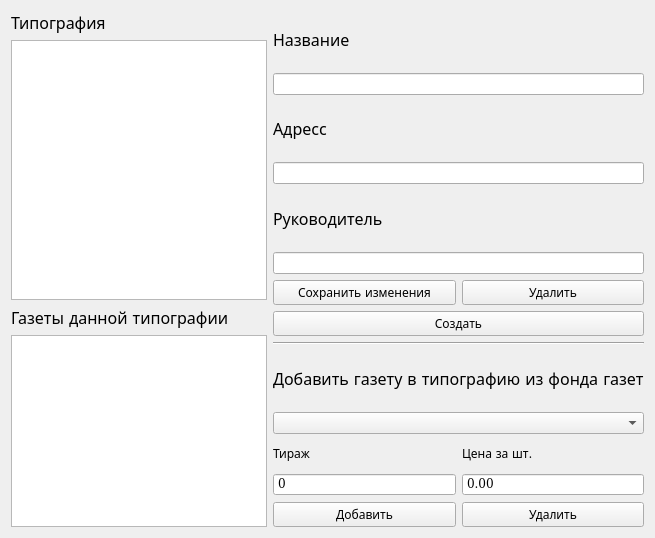
        <widget class="QWidget" name="printing_houses">
         <attribute name="title">
          <string>Типография</string>
         </attribute>
         <layout class="QFormLayout" name="formLayout_2">
          <item row="0" column="1">
           <layout class="QVBoxLayout" name="verticalLayout_14">
            <item>
             <widget class="QLabel" name="label_16">
              <property name="font">
               <font>
                <family>DejaVu Math TeX Gyre</family>
                <pointsize>12</pointsize>
                <italic>false</italic>
                <underline>false</underline>
                <strikeout>false</strikeout>
               </font>
              </property>
              <property name="text">
               <string>Название</string>
              </property>
              <property name="textFormat">
               <enum>Qt::TextFormat::MarkdownText</enum>
              </property>
             </widget>
            </item>
            <item>
             <widget class="QLineEdit" name="printing_house_title">
              <property name="font">
               <font>
                <family>DejaVu Math TeX Gyre</family>
               </font>
              </property>
             </widget>
            </item>
            <item>
             <widget class="QLabel" name="label_17">
              <property name="font">
               <font>
                <family>DejaVu Math TeX Gyre</family>
                <pointsize>12</pointsize>
                <italic>false</italic>
                <underline>false</underline>
                <strikeout>false</strikeout>
               </font>
              </property>
              <property name="text">
               <string>Адресс</string>
              </property>
              <property name="textFormat">
               <enum>Qt::TextFormat::MarkdownText</enum>
              </property>
             </widget>
            </item>
            <item>
             <widget class="QLineEdit" name="printing_house_address">
              <property name="font">
               <font>
                <family>DejaVu Math TeX Gyre</family>
               </font>
              </property>
             </widget>
            </item>
            <item>
             <widget class="QLabel" name="label_18">
              <property name="font">
               <font>
                <family>DejaVu Math TeX Gyre</family>
                <pointsize>12</pointsize>
                <italic>false</italic>
                <underline>false</underline>
                <strikeout>false</strikeout>
               </font>
              </property>
              <property name="text">
               <string>Руководитель</string>
              </property>
              <property name="textFormat">
               <enum>Qt::TextFormat::MarkdownText</enum>
              </property>
             </widget>
            </item>
            <item>
             <widget class="QLineEdit" name="printing_house_boss">
              <property name="font">
               <font>
                <family>DejaVu Math TeX Gyre</family>
               </font>
              </property>
             </widget>
            </item>
            <item>
             <layout class="QVBoxLayout" name="verticalLayout_9">
              <item>
               <layout class="QHBoxLayout" name="horizontalLayout_13">
                <item>
                 <widget class="QPushButton" name="printing_house_save">
                  <property name="font">
                   <font>
                    <family>DejaVu Math TeX Gyre</family>
                   </font>
                  </property>
                  <property name="text">
                   <string>Сохранить изменения</string>
                  </property>
                 </widget>
                </item>
                <item>
                 <widget class="QPushButton" name="printing_house_del">
                  <property name="font">
                   <font>
                    <family>DejaVu Math TeX Gyre</family>
                   </font>
                  </property>
                  <property name="text">
                   <string>Удалить</string>
                  </property>
                 </widget>
                </item>
               </layout>
              </item>
              <item>
               <widget class="QPushButton" name="printing_house_add">
                <property name="font">
                 <font>
                  <family>DejaVu Math TeX Gyre</family>
                 </font>
                </property>
                <property name="text">
                 <string>Создать</string>
                </property>
               </widget>
              </item>
             </layout>
            </item>
            <item>
             <widget class="Line" name="line_2">
              <property name="font">
               <font>
                <family>DejaVu Math TeX Gyre</family>
               </font>
              </property>
              <property name="orientation">
               <enum>Qt::Orientation::Horizontal</enum>
              </property>
             </widget>
            </item>
            <item>
             <widget class="QLabel" name="label_19">
              <property name="font">
               <font>
                <family>DejaVu Math TeX Gyre</family>
                <pointsize>12</pointsize>
                <italic>false</italic>
                <underline>false</underline>
                <strikeout>false</strikeout>
               </font>
              </property>
              <property name="text">
               <string>Добавить газету в типографию из фонда газет</string>
              </property>
              <property name="textFormat">
               <enum>Qt::TextFormat::MarkdownText</enum>
              </property>
             </widget>
            </item>
            <item>
             <widget class="QComboBox" name="newspapers_per_printing_house">
              <property name="font">
               <font>
                <family>DejaVu Math TeX Gyre</family>
               </font>
              </property>
             </widget>
            </item>
            <item>
             <layout class="QHBoxLayout" name="horizontalLayout_10">
              <item>
               <layout class="QVBoxLayout" name="verticalLayout_6">
                <item>
                 <widget class="QLabel" name="label_12">
                  <property name="font">
                   <font>
                    <family>DejaVu Math TeX Gyre</family>
                   </font>
                  </property>
                  <property name="text">
                   <string>Тираж</string>
                  </property>
                 </widget>
                </item>
                <item>
                 <widget class="QSpinBox" name="newspapers_count_per_printing_house">
                  <property name="font">
                   <font>
                    <family>DejaVu Math TeX Gyre</family>
                   </font>
                  </property>
                  <property name="buttonSymbols">
                   <enum>QAbstractSpinBox::ButtonSymbols::NoButtons</enum>
                  </property>
                  <property name="maximum">
                   <number>1000000</number>
                  </property>
                 </widget>
                </item>
               </layout>
              </item>
              <item>
               <layout class="QVBoxLayout" name="verticalLayout_8">
                <item>
                 <widget class="QLabel" name="label_13">
                  <property name="font">
                   <font>
                    <family>DejaVu Math TeX Gyre</family>
                   </font>
                  </property>
                  <property name="text">
                   <string>Цена за шт.</string>
                  </property>
                 </widget>
                </item>
                <item>
                 <widget class="QDoubleSpinBox" name="newspapers_price_per_printing_house">
                  <property name="font">
                   <font>
                    <family>DejaVu Math TeX Gyre</family>
                   </font>
                  </property>
                  <property name="buttonSymbols">
                   <enum>QAbstractSpinBox::ButtonSymbols::NoButtons</enum>
                  </property>
                  <property name="maximum">
                   <double>10000.000000000000000</double>
                  </property>
                 </widget>
                </item>
               </layout>
              </item>
             </layout>
            </item>
            <item>
             <layout class="QVBoxLayout" name="verticalLayout_19">
              <item>
               <layout class="QHBoxLayout" name="horizontalLayout_15">
                <item>
                 <widget class="QPushButton" name="newspapers_per_printing_house_add">
                  <property name="font">
                   <font>
                    <family>DejaVu Math TeX Gyre</family>
                   </font>
                  </property>
                  <property name="text">
                   <string>Добавить</string>
                  </property>
                 </widget>
                </item>
                <item>
                 <widget class="QPushButton" name="newspapers_per_printing_house_del">
                  <property name="font">
                   <font>
                    <family>DejaVu Math TeX Gyre</family>
                   </font>
                  </property>
                  <property name="text">
                   <string>Удалить</string>
                  </property>
                 </widget>
                </item>
               </layout>
              </item>
             </layout>
            </item>
           </layout>
          </item>
          <item row="0" column="0">
           <layout class="QVBoxLayout" name="verticalLayout_18">
            <property name="rightMargin">
             <number>0</number>
            </property>
            <property name="bottomMargin">
             <number>0</number>
            </property>
            <item>
             <widget class="QLabel" name="label_20">
              <property name="font">
               <font>
                <family>DejaVu Math TeX Gyre</family>
                <pointsize>12</pointsize>
                <italic>false</italic>
                <underline>false</underline>
                <strikeout>false</strikeout>
               </font>
              </property>
              <property name="text">
               <string>Типография</string>
              </property>
              <property name="textFormat">
               <enum>Qt::TextFormat::MarkdownText</enum>
              </property>
             </widget>
            </item>
            <item>
             <widget class="QListWidget" name="printing_house_list">
              <property name="minimumSize">
               <size>
                <width>0</width>
                <height>260</height>
               </size>
              </property>
              <property name="font">
               <font>
                <family>DejaVu Math TeX Gyre</family>
                <pointsize>12</pointsize>
               </font>
              </property>
             </widget>
            </item>
            <item>
             <widget class="QLabel" name="label_15">
              <property name="font">
               <font>
                <family>DejaVu Math TeX Gyre</family>
                <pointsize>12</pointsize>
                <italic>false</italic>
                <underline>false</underline>
                <strikeout>false</strikeout>
               </font>
              </property>
              <property name="text">
               <string>Газеты данной типографии</string>
              </property>
              <property name="textFormat">
               <enum>Qt::TextFormat::MarkdownText</enum>
              </property>
             </widget>
            </item>
            <item>
             <widget class="QListWidget" name="newspapers_per_printing_house_list">
              <property name="maximumSize">
               <size>
                <width>16777215</width>
                <height>16777170</height>
               </size>
              </property>
              <property name="font">
               <font>
                <family>DejaVu Math TeX Gyre</family>
                <pointsize>12</pointsize>
               </font>
              </property>
             </widget>
            </item>
           </layout>
          </item>
         </layout>
        </widget>
